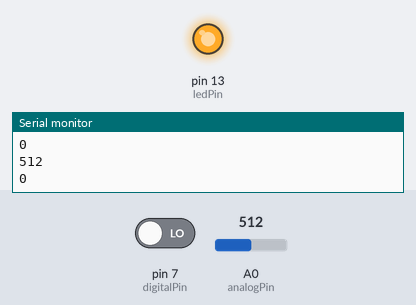
Recording of a sketch running on a simulated Arduino Uno, built with avr-gcc and run on an emulated ATmega328P. Shown: output pins drawn as LEDs (lit = HIGH), the last lines printed to the serial monitor. Inputs (shaded band) come from the test bench; at power-on: pin 7 (digitalPin) LOW, A0 (analogPin) = 512.

Above: at 1.2 s.
1.3 s: pin 7 (digitalPin) driven HIGH
At 2.0 s:
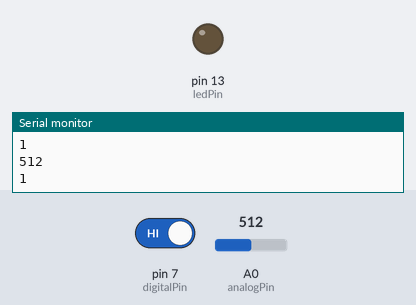
2.9 s: pin 7 (digitalPin) driven LOW
At 3.3 s:
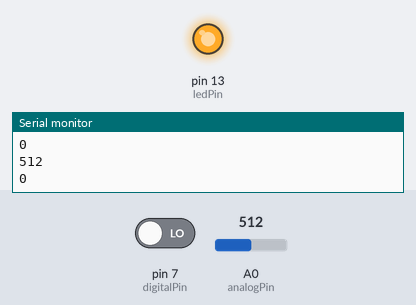
Timing chart, 0 to 5.9 s (numbered marks = the images above; inputs shaded):
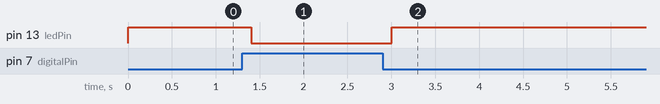

Measured:
- after the input at 1.3 s, pin 13 (ledPin): HIGH → LOW after 0.10 s
- after the input at 2.9 s, pin 13 (ledPin): LOW → HIGH after 0.11 s

The sketch:

Gas_sensor.ino
```cpp
/******************************************************
 * 湖南创乐博智能科技有限公司
 * name:Flammable Gas Detection
 * function:ignite a lighter. Then the sensor detects the gas emitted. Thus,
 * the LED on the gas sensor and that attached to pin 13 on the arduino Uno
 * board will light up. Also you can see the value at A0 and D0 printed on Serial Monitor.
 * connection:
 * MQ-2 gas sensor            Uno R3
 * D0                            7
 * A0                            A0
 * GND                           GND
 * VCC                            5V
 *******************************************************/

const int ledPin = 13;//the led attach to pin13
const int analogPin=A0; //the DO on the Module attach to Pin7 on the SunFounder
const int digitalPin=7;  //the D0 attach to pin7
int Astate=0;
boolean  Dstate=0;
void setup()
{
  //set the pins state
  pinMode (digitalPin,INPUT);
  pinMode(ledPin,OUTPUT);
  Serial.begin(9600);
}
void loop()
{
  Astate=analogRead(analogPin);//read the value of A0
  Serial.println(Astate); //peint
  Dstate=digitalRead(digitalPin);//read the value of D0
  Serial.println(Dstate);//print
  if( Dstate==HIGH ) //if the value of D0 is HIGH
  {
    digitalWrite(ledPin,LOW);//turn off led
  }
  if( Dstate==LOW)//else
  {
    digitalWrite(ledPin,HIGH);//turn on the led
  }
  delay(200);//delay 200ms
}
```
